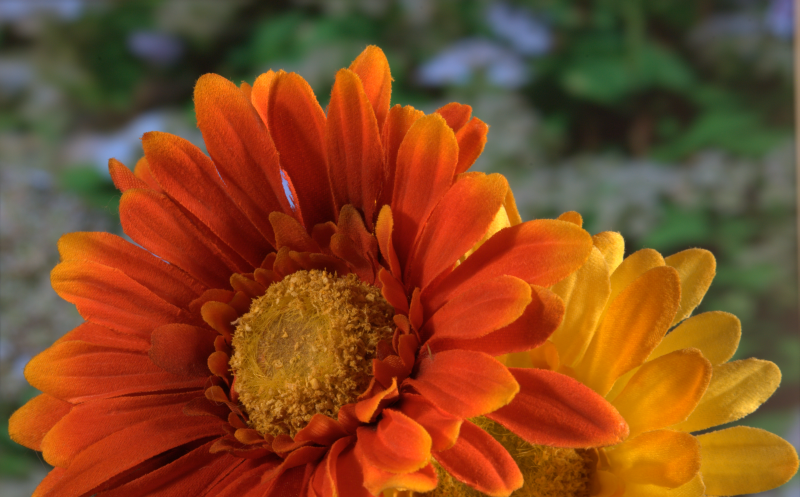
%> input picture GT01.png, 800 x 497 px
$ octave demo_knn.m   (GNU Octave 9; MATLAB toolbox functions it lacks are replaced by stand-ins)
%> lines starting %> are read from the running program, lines starting %| are printed output that depends on the picture; in (x1, y1, x2, y2) boxes, pixels count from 0 and x2, y2 are one past the last pixel; in counts of white or black regions, pixels touching at a corner belong together; the program's own positions count from 1
### libs/split_trimap.m
function [ trimap_fore, trimap_back ] = split_trimap( trimap )
%SPLIT_TRIMAP Summary of this function goes here
%   Detailed explanation goes here

trimap_fore = trimap > 0.99;

trimap_back = trimap < 0.01;

end

### closed/get_matte.m
function [ alpha ] = get_matte( image, trimap_fore, trimap_back, opts )
%GET_MATTE
%   "A Closed-Form Solution to Natural Image Matting"
%   A. Levin, D. Lischinski and Y Weiss
%   Pattern Analysis and Machine Intelligence, IEEE Transactions on  (Volume:30 ,  Issue: 2 )
%
%   Written by Stephen Tierney

[h, w, ~] = size(image);

D_m = spdiags(trimap_fore(:) + trimap_back(:), 0, w*h, w*h);

L = get_laplacian(image, trimap_fore + trimap_back);

A = opts.lambda_m * D_m + opts.lambda_1*L;
b = opts.lambda_m * D_m * trimap_fore(:);

alpha = A \ b;

alpha = reshape(alpha, h, w);

end

### demo_knn.m
paths = genpath('thirdparty');
paths = [paths, 'common:', 'knn'];
addpath(paths);

image = double(imread('GT01.png'))/255;

trimap = double(imread('GT01_tri.png'))/255;
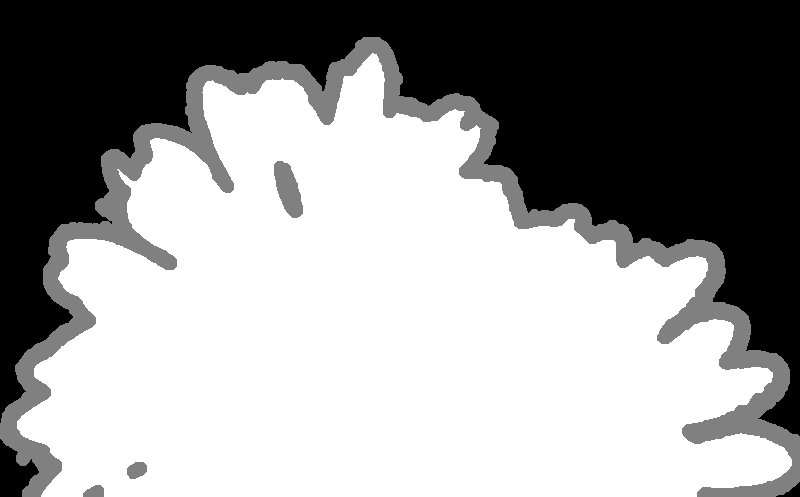
%> input picture GT01_tri.png, 800 x 497 px
%> trimap: size 497x800 double; min 0, max 1, mean 0.59

scale = 1;

image = imresize(image, scale);
trimap = imresize(trimap, scale);

[trimap_fore, trimap_back] = split_trimap(trimap);
%> in split_trimap, `trimap_fore = trimap > 0.99;`:
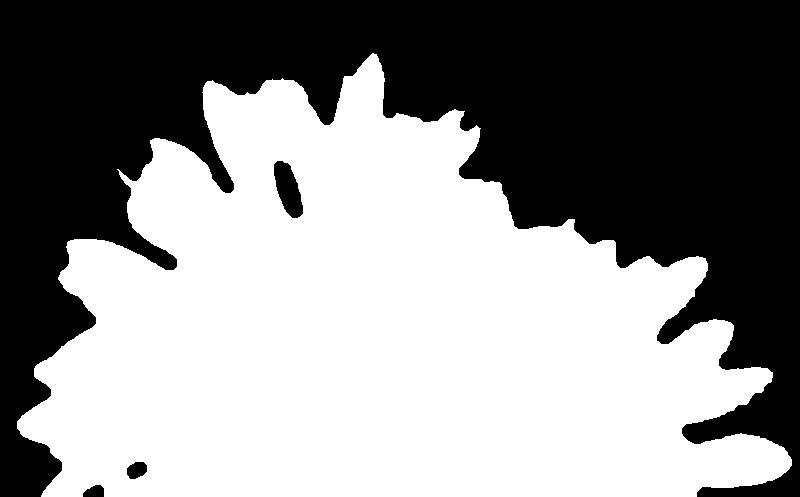
%> trimap_fore: size 497x800 logical; 54.1% white; 4 black regions, box (x1, y1, x2, y2) and area: (0, 0, 800, 497) 180895, (274, 161, 303, 218) 1045, (127, 462, 147, 479) 263, (83, 485, 104, 497) 199
%> in split_trimap, `trimap_back = trimap < 0.01;`:
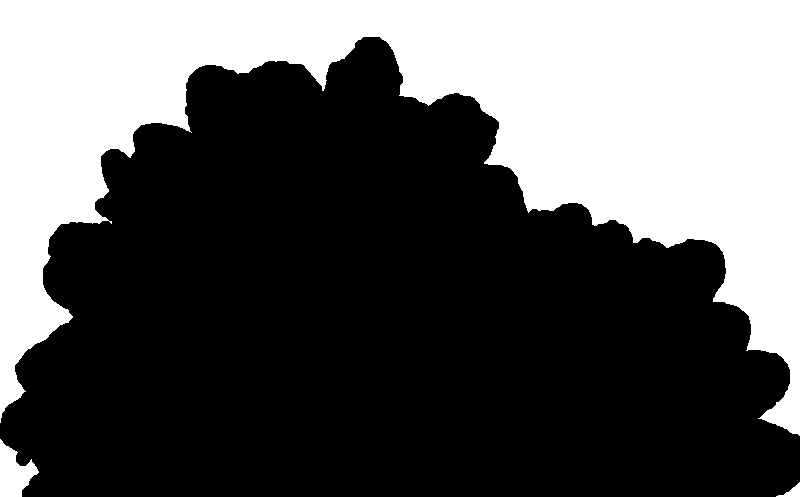
%> trimap_back: size 497x800 logical; 36.2% white; 3 white regions, box (x1, y1, x2, y2) and area: (0, 0, 800, 436) 142383, (0, 439, 39, 497) 1295, (776, 482, 800, 497) 151

opts.lambda_1 = 1;
opts.lambda_m = 1;

alpha = get_matte(image, trimap_fore, trimap_back, opts);
%> the run ends on the next line
